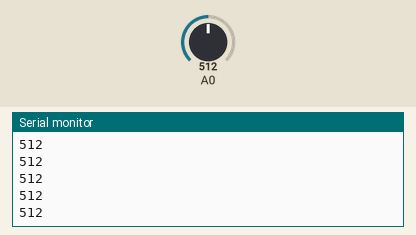
A sketch run on a simulated Arduino Uno, built with avr-gcc and run on an emulated ATmega328P. Shown: the last lines printed to the serial monitor. The inputs (shaded band) are chosen by the test bench; at power-on: A0 = 512.

Above: at 1.2 s.
1.3 s: A0 set to 716
At 2.3 s:
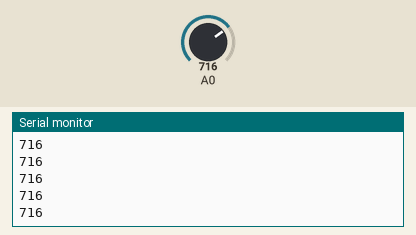
2.8 s: A0 set to 900
At 3.6 s:
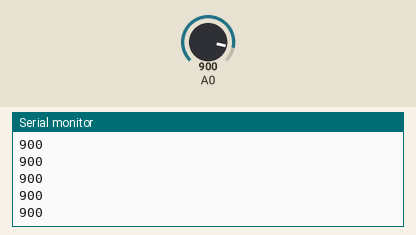
Timing chart, 0 to 5.8 s (numbered marks = the images above; inputs shaded):
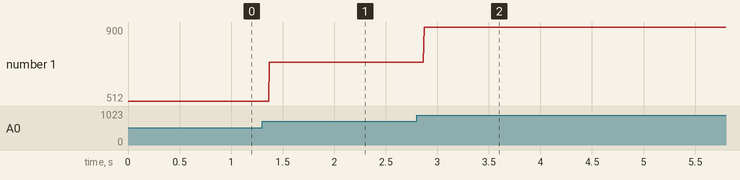

The sketch:

PBcapacitor.ino
```cpp
// the setup function runs once when you press reset or power the board
void setup() {
  Serial.begin(9600);
  pinMode(A0, INPUT);
}

// the loop function runs over and over again forever
void loop() {
  int PUSHBUTTON = analogRead(A0);
  Serial.println(PUSHBUTTON);
}
```

Measured:
- after the input at 1.3 s, the serial monitor: prints a new line after 0.07 s (image 1)
- after the input at 2.8 s, the serial monitor: prints a new line after 0.07 s (image 2)
- plotted number 1: 512 → 716 after the input at 1.3 s, 716 → 900 after the input at 2.8 s
